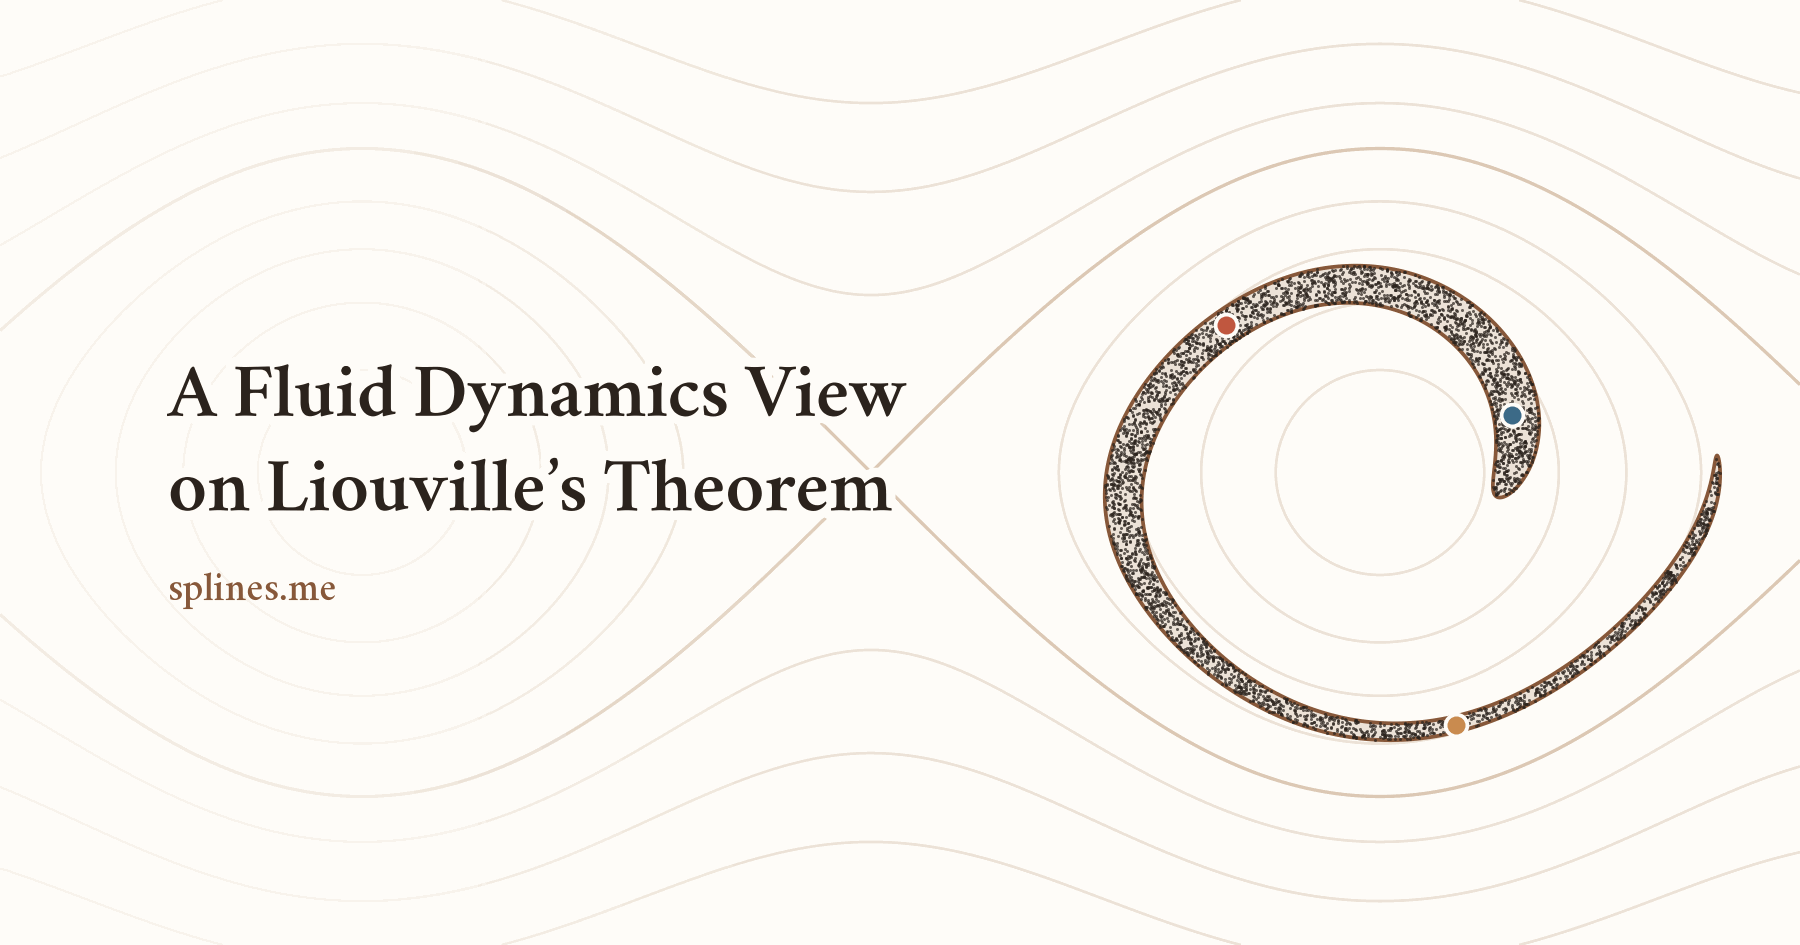

Python code for this plot:
"""Renders th social media preview image.

uv pip install numpy matplotlib pillow
uv run _blog/2026/fluid-liouville/preview.py
"""

from pathlib import Path

import matplotlib
import numpy as np

matplotlib.use("Agg")
import matplotlib.pyplot as plt  # noqa: E402
from matplotlib import font_manager, patheffects  # noqa: E402
from matplotlib.colors import to_rgb  # noqa: E402
from matplotlib.patches import Polygon  # noqa: E402
from PIL import Image  # noqa: E402

HERE = Path(__file__).resolve().parent

# Fonts
FONTS = HERE.parents[2] / "assets" / "fonts"
for name in ["Vermiglione-SemiBold.otf", "Vermiglione-Medium.otf"]:
    font_manager.fontManager.addfont(str(FONTS / name))

# Palette
PAPER = "#fffdf9"
INK = "#2b231d"
ACCENT = "#88593a"
HIGHLIGHT_COLORS = ["#3c6a87", "#c0573f", "#c98b4f"]
GUIDE = "#ece1d3"
SEPARATRIX = "#dcc8b3"

# (1.91 : 1) ratio recommended for Open Graph images
WIDTH, HEIGHT = 1200, 630
RESOLUTION = 1.5
PALETTE_COLORS = 256  # reduce file size

# Text appearance
WASH_WIDTH = 680
WASH_OPACITY = 0.7
TEXT_LEFT = 112

# Simulation params
SCALE = 108
ORIGIN = (920, HEIGHT / 2)

# Integrator
STEP = 1 / 120
TIME = 26
REGION_CENTER = (1.4, 0.0)
REGION_RADIUS = 0.7
HIGHLIGHTS = [(0.9, 0.0), (1.4, 0.0), (1.9, 0.0)]
COPY_COUNT = 4200


def flow(q: np.ndarray, p: np.ndarray, t: float) -> tuple[np.ndarray, np.ndarray]:
    """Pendulum H = p²/2 − cos q, Strang splitting: kick, drift, kick."""
    q, p = q.copy(), p.copy()
    for _ in range(round(t / STEP)):
        p -= np.sin(q) * STEP / 2
        q += p * STEP
        p -= np.sin(q) * STEP / 2
    return q, p


def on_circle(
    angles: np.ndarray, radius: float | np.ndarray
) -> tuple[np.ndarray, np.ndarray]:
    return (
        REGION_CENTER[0] + radius * np.cos(angles),
        REGION_CENTER[1] + radius * np.sin(angles),
    )


def boundary_at(t: float) -> np.ndarray:
    """Boundary of the region at time t."""
    count = 4000
    while True:
        q, p = flow(
            *on_circle(np.linspace(0, 2 * np.pi, count, endpoint=False), REGION_RADIUS),
            t,
        )
        points = np.column_stack([q, p])
        gaps = np.hypot(*np.diff(np.vstack([points, points[:1]]), axis=0).T)
        if gaps.max() < 0.01:
            return points
        count *= 2


def copies_at(t: float) -> np.ndarray:
    """The highlighted copies first, then copies spread uniformly over the disk."""
    random = np.random.default_rng(5)
    q, p = on_circle(
        2 * np.pi * random.random(COPY_COUNT),
        REGION_RADIUS * np.sqrt(random.random(COPY_COUNT)),
    )
    highlights = np.array(HIGHLIGHTS)
    q, p = flow(
        np.concatenate([highlights[:, 0], q]), np.concatenate([highlights[:, 1], p]), t
    )
    return np.column_stack([q, p])


def main() -> None:
    fig = plt.figure(figsize=(WIDTH / 100, HEIGHT / 100), dpi=100)
    fig.patch.set_facecolor(PAPER)
    ax = fig.add_axes((0, 0, 1, 1))
    x_min, x_max = -ORIGIN[0] / SCALE, (WIDTH - ORIGIN[0]) / SCALE
    y_min, y_max = -ORIGIN[1] / SCALE, (HEIGHT - ORIGIN[1]) / SCALE
    ax.set_xlim(x_min, x_max)
    ax.set_ylim(y_min, y_max)
    ax.set_aspect("equal")
    ax.axis("off")

    # level sets of energy
    q, p = np.meshgrid(np.linspace(x_min, x_max, 1600), np.linspace(y_min, y_max, 900))
    energy = p**2 / 2 - np.cos(q)
    ax.contour(
        q,
        p,
        energy,
        levels=[-0.8, -0.45, -0.05, 0.4, 1.6, 2.5, 3.6],
        colors=GUIDE,
        linewidths=1.3,
        negative_linestyles="solid",
    )

    # cat's eye separatrix
    ax.contour(q, p, energy, levels=[1.0], colors=SEPARATRIX, linewidths=1.6)

    ramp = np.linspace(1, 0, 256)
    wash = np.ones((1, ramp.size, 4))
    wash[..., :3] = to_rgb(PAPER)
    wash[..., 3] = np.clip(1.6 * ramp, 0, 1) ** 1.5 * WASH_OPACITY
    ax.imshow(
        wash,
        extent=(x_min, x_min + WASH_WIDTH / SCALE, y_min, y_max),
        aspect="auto",
        zorder=2.5,
    )

    boundary = boundary_at(TIME)
    fill = 0.86 * np.array(to_rgb(PAPER)) + 0.14 * np.array(to_rgb(ACCENT))
    ax.add_patch(Polygon(boundary, facecolor=fill, edgecolor="none", zorder=3))
    ax.add_patch(
        Polygon(boundary, facecolor="none", edgecolor=ACCENT, linewidth=1.8, zorder=4)
    )
    copies = copies_at(TIME)
    ax.scatter(
        copies[len(HIGHLIGHTS) :, 0],
        copies[len(HIGHLIGHTS) :, 1],
        s=2.2,
        color=INK,
        alpha=0.7,
        linewidths=0,
        zorder=4,
    )
    for (q, p), color in zip(copies[: len(HIGHLIGHTS)], HIGHLIGHT_COLORS):
        ax.scatter([q], [p], s=150, color=PAPER, linewidths=0, zorder=5)
        ax.scatter([q], [p], s=75, color=color, linewidths=0, zorder=6)

    halo = [patheffects.withStroke(linewidth=9, foreground=PAPER)]
    title = dict(
        fontfamily="Vermiglione",
        fontweight="semibold",
        fontsize=36,
        color=INK,
        va="baseline",
        path_effects=halo,
    )
    left = TEXT_LEFT / WIDTH
    fig.text(left, 0.56, "A Fluid Dynamics View", **title)
    fig.text(left, 0.46, "on Liouville’s Theorem", **title)
    fig.text(
        left,
        0.365,
        "splines.me",
        fontfamily="Vermiglione",
        fontweight="medium",
        fontsize=19,
        color=ACCENT,
        va="baseline",
    )

    out = HERE / "preview.png"
    fig.savefig(out, dpi=100 * RESOLUTION, facecolor=PAPER)
    image = Image.open(out).convert("RGB")
    image.quantize(PALETTE_COLORS, method=Image.Quantize.FASTOCTREE).save(
        out, optimize=True
    )
    print(f"Wrote {out}")


if __name__ == "__main__":
    main()
